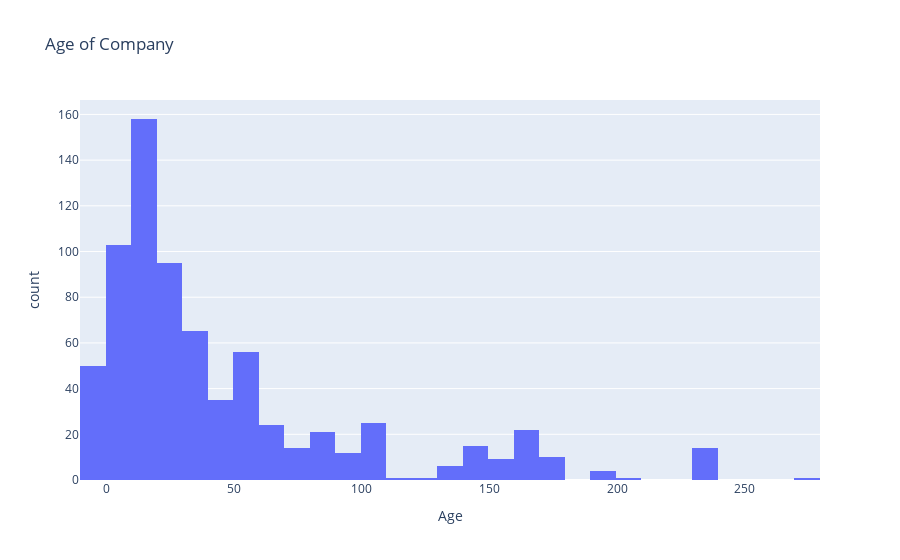

The notebook cell saved with this chart:
### Code cell
px.histogram(data_frame=df, x='Age',nbins=30, title='Age of Company')

### Figure 1 — Plotly figure (JSON) as saved in the notebook; plotly's stock layout.template omitted (floating-point values rounded to 4 significant figures; data arrays with more than 128 entries replaced by an {"elided": "..."} marker saying what was removed)
{"data": [{"alignmentgroup": "True", "bingroup": "x", "hovertemplate": "Age=%{x}<br>count=%{y}<extra></extra>", "legendgroup": "", "marker": {"color": "#636efa"}, "name": "", "nbinsx": 30, "offsetgroup": "", "orientation": "v", "showlegend": false, "type": "histogram", "x": {"elided": "742 int values"}, "xaxis": "x", "yaxis": "y"}], "layout": {"barmode": "relative", "legend": {"tracegroupgap": 0}, "title": {"text": "Age of Company"}, "xaxis": {"anchor": "y", "domain": [0, 1], "title": {"text": "Age"}}, "yaxis": {"anchor": "x", "domain": [0, 1], "title": {"text": "count"}}}}
